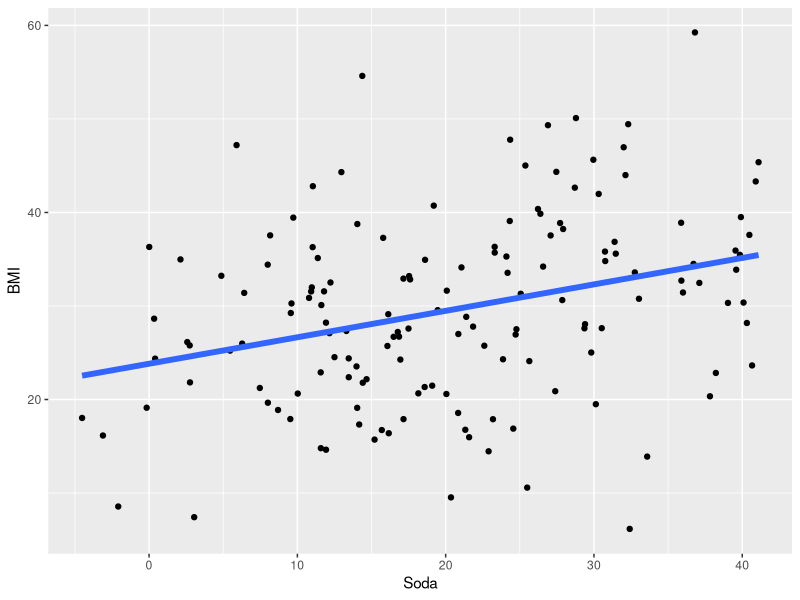

Here is the R script that generated this plot:
## ---- chunk 1
set.seed(2)
alpha <- 25
beta <- 0.2
n <- 150
sigma <- 0.076 * sqrt(n) * 10
Soda <- rnorm(n, 20, 10)
BMI <- alpha + beta * Soda + rnorm(n, 0, sigma)
fit <- lm(BMI ~ Soda)
cf <- coef(fit)
b <- round(cf[2], 2)
ci <- confint(fit)
lo <- round(ci[2, 1], 2)
hi <- round(ci[2, 2], 2)
library(ggplot2)
qplot(Soda, BMI) + geom_smooth(method = "lm", se = FALSE, lwd = 2)
